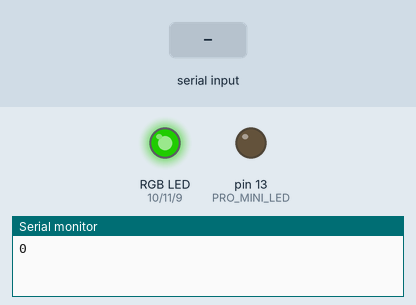
A sketch run on a simulated Arduino Uno, built with avr-gcc and run on an emulated ATmega328P. On the bench: an RGB LED mixed from three pins (HIGH = lit), output pins drawn as LEDs (lit = HIGH), the last lines printed to the serial monitor. The inputs (shaded band) are chosen by the test bench. Dim RGB values are drawn brighter than linear.

Above: at 7.4 s.
7.5 s: "1" received over Serial
At 16.8 s:
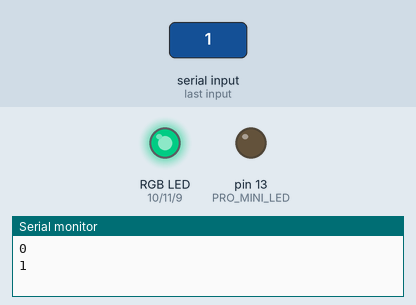
19.5 s: "0" received over Serial
At 35.0 s:
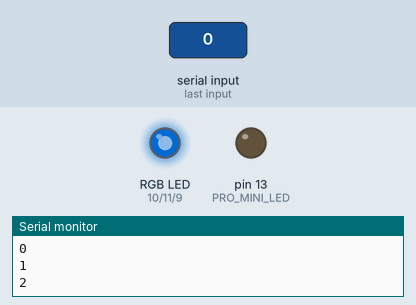
38.0 s: "2" received over Serial
Timing chart, 0 to 41.0 s (numbered marks = the images above; inputs shaded):
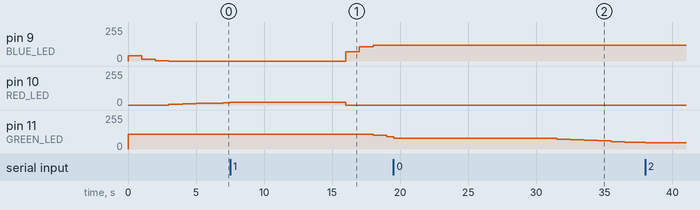

The sketch:

Electricity_Monitoring_Lamp_rx.ino
```cpp
/*
 * 27th February 2021
 * James Fotherby
 * Energy Monitoring RGB Lamp
 *
 * This software runs the energy monitoring light. It receives flash signals wirelessly from the transmitter at the electricity meter and
 * controls the PWM duty cycle to an RGB LED. The Hue is set according to the current power consumption. Blue to Red
 *
 * Finer details:
 *  - A logarithmic scale is used to select the Hue. ie. Hue = ln(Power)
 *  - We transmit the current minute's flash count over serial to a receiving raspberry pi
 *
 */

#include "Average.h"

#define     BLUE_LED        9
#define     RED_LED         10
#define     GREEN_LED       11
#define     PRO_MINI_LED    13                                                  // Flashes for each received packet (for debugging)

#define     POWER_USAGE_K   1.8e6
#define     RPI_TX_PERIOD   60000

#define     R_PWM           OCR1B
#define     G_PWM           OCR2A
#define     B_PWM           OCR1A

typedef struct {
    double r;                                                                   // a fraction between 0 and 1
    double g;                                                                   // a fraction between 0 and 1
    double b;                                                                   // a fraction between 0 and 1
} rgb;

typedef struct {
    double h;                                                                   // angle in degrees
    double s;                                                                   // a fraction between 0 and 1
    double v;                                                                   // a fraction between 0 and 1
} hsv;

static  hsv   rgb2hsv(rgb in);
static  rgb   hsv2rgb(hsv in);

void    Update_Lamp_Colour(float Power);
void    set_colour(byte R, byte G, byte B);

//-----------------------------------------------------------------------------------------------------------------------------
//#############################################################################################################################
//-----------------------------------------------------------------------------------------------------------------------------
void setup() {
  pinMode(RED_LED, OUTPUT);
  pinMode(GREEN_LED, OUTPUT);
  pinMode(BLUE_LED, OUTPUT);
  pinMode(PRO_MINI_LED, OUTPUT);

  TCCR1A = 0b10100001;
  TCCR1B = 0b00001001;                                                          // Timer1 Fast PWM, No Prescaling = 62.5KHz PWM

  TCCR2A = 0b10000011;
  TCCR2B = 0b00000001;                                                          // Timer 2Fast PWM, No Prescaling = 62.5KHz PWM

  Serial.begin(115200);                                                         // Used to recieve UART from the RF transceiver and transmit to the RPi
}

//-----------------------------------------------------------------------------------------------------------------------------
//#############################################################################################################################
//-----------------------------------------------------------------------------------------------------------------------------
void loop()
{
  static unsigned long Last_Flash_Timestamp = 0, Next_Expected_Flash_Time = 0, Flash_Interval_Time = 0;
  static unsigned long Next_RPi_Tx_Time = millis(), Flash_Count = 0;
  static float Current_Power_Consumption;

  // Wait for a flash impulse, whilst waiting, if we pass the expected flash time we update the current power every 1000ms based on the latest wait
  while(!Serial.available())  {
    if(millis() > Next_Expected_Flash_Time)                                     // Improtant, otherwise if energy usuage suddenly decreased it'd take ages to update
    {
      Next_Expected_Flash_Time += 1000;

      Flash_Interval_Time = millis() - Last_Flash_Timestamp;
      Current_Power_Consumption = POWER_USAGE_K / (float)Flash_Interval_Time;
      Update_Lamp_Colour(Current_Power_Consumption);
    }

    if(millis() >= Next_RPi_Tx_Time)
    {
      Next_RPi_Tx_Time += RPI_TX_PERIOD;
      Serial.println(Flash_Count);
    }

    delay(5);
  }

  // We get here if a flash has just occurred. Update all our metrics, clear the RX buffer and update the lamp colour
  Flash_Interval_Time       = millis() - Last_Flash_Timestamp;
  Next_Expected_Flash_Time  = millis() + Flash_Interval_Time;
  Last_Flash_Timestamp      = millis();

  digitalWrite(PRO_MINI_LED, HIGH);
  Flash_Count++;                                                                // Keep a count of flashes which we transmit every 60 seconds
  Serial.println(Flash_Count);

  while(Serial.available())  {
    delay(5);
    Serial.read();
  }
  digitalWrite(PRO_MINI_LED, LOW);

  Current_Power_Consumption = POWER_USAGE_K / (float)Flash_Interval_Time;
  Update_Lamp_Colour(Current_Power_Consumption);
}

//-----------------------------------------------------------------------------------------------------------------------------
//#############################################################################################################################
//-----------------------------------------------------------------------------------------------------------------------------
void Update_Lamp_Colour(float Power_f)
{
  static Average Average(10);                                                   // Configures a 10 sample rolling average filter

  int Avg_Power_I = (int)Power_f;
  Avg_Power_I = constrain(Avg_Power_I, 0, 7200);                                // If we're using >7.2kW we just remain cherry red
  float Avg_Power_f = (float)Average.Rolling_Average(Avg_Power_I);

  float Scaled_Power_f = 72.5 * log(1.0 + (0.005 * Avg_Power_f));               // This applies our logarithmic scaling

  Scaled_Power_f = 250.0 - Scaled_Power_f;                                      // This makes our Hue go from Blue to Red rather than vice versa
  if(Scaled_Power_f < 0.0)  {                                                   // Hue is an angle so keep it in the 0-360 range
    Scaled_Power_f = Scaled_Power_f + 360.0;
  }

  rgb rgb_out;
  hsv hsv_in;

  hsv_in.h = Scaled_Power_f;
  hsv_in.s = 1.0;
  hsv_in.v = 1.0;

  rgb_out = hsv2rgb(hsv_in);

  byte R_Fade, G_Fade, B_Fade;
  R_Fade = (byte)(rgb_out.r * 100.0);                                           // Due to different forward voltages of the R/G/B LEDs we apply different scalings
  G_Fade = (byte)(rgb_out.g * 110.0);                                           // with these PWM duties I was getting max drive currents ~500mA
  B_Fade = (byte)(rgb_out.b * 120.0);

  set_colour(R_Fade, G_Fade, B_Fade);
}

void set_colour(byte R, byte G, byte B)
{
  R_PWM = constrain(R, 0, 100);                                                 // It's important not to overdrive our LEDs.
  G_PWM = constrain(G, 0, 110);                                                 // These constraints were decided upon following some testing with a multimeter
  B_PWM = constrain(B, 0, 120);
}

hsv rgb2hsv(rgb in)
{
    hsv         out;
    double      min, max, delta;

    min = in.r < in.g ? in.r : in.g;
    min = min  < in.b ? min  : in.b;

    max = in.r > in.g ? in.r : in.g;
    max = max  > in.b ? max  : in.b;

    out.v = max;                                                                // v
    delta = max - min;
    if (delta < 0.00001)
    {
        out.s = 0;
        out.h = 0; // undefined, maybe nan?
        return out;
    }
    if( max > 0.0 ) { // NOTE: if Max is == 0, this divide would cause a crash
        out.s = (delta / max);                                                  // s
    } else {
        // if max is 0, then r = g = b = 0
        // s = 0, h is undefined
        out.s = 0.0;
        out.h = NAN;                                                            // its now undefined
        return out;
    }
    if( in.r >= max )                                                           // > is bogus, just keeps compilor happy
        out.h = ( in.g - in.b ) / delta;                                        // between yellow & magenta
    else
    if( in.g >= max )
        out.h = 2.0 + ( in.b - in.r ) / delta;                                  // between cyan & yellow
    else
        out.h = 4.0 + ( in.r - in.g ) / delta;                                  // between magenta & cyan

    out.h *= 60.0;                                                              // degrees

    if( out.h < 0.0 )
        out.h += 360.0;

    return out;
}

rgb hsv2rgb(hsv in)
{
    double      hh, p, q, t, ff;
    long        i;
    rgb         out;

    if(in.s <= 0.0) {                                                           // < is bogus, just shuts up warnings
        out.r = in.v;
        out.g = in.v;
        out.b = in.v;
        return out;
    }
    hh = in.h;
    if(hh >= 360.0) hh = 0.0;
    hh /= 60.0;
    i = (long)hh;
    ff = hh - i;
    p = in.v * (1.0 - in.s);
    q = in.v * (1.0 - (in.s * ff));
    t = in.v * (1.0 - (in.s * (1.0 - ff)));

    switch(i) {
    case 0:
        out.r = in.v;
        out.g = t;
        out.b = p;
        break;
    case 1:
        out.r = q;
        out.g = in.v;
        out.b = p;
        break;
    case 2:
        out.r = p;
        out.g = in.v;
        out.b = t;
        break;

    case 3:
        out.r = p;
        out.g = q;
        out.b = in.v;
        break;
    case 4:
        out.r = t;
        out.g = p;
        out.b = in.v;
        break;
    case 5:
    default:
        out.r = in.v;
        out.g = p;
        out.b = q;
        break;
    }
    return out;
}
```

Average.h
```cpp
#include "Arduino.h"

class Average
{
  public:
    Average(unsigned char Size);
    int Rolling_Average(int Value);
    float Fraction_Filter(float Value);
    void Set_Fraction_Filter(float Value);
    void Set_Fraction_Filter_Const(float A, float B);

  private:
    int Num_Buffer[32];
    unsigned char Index;
    unsigned char FILTER_SIZE;
    float FF_Current = 0;
    float FF_A = 0.5;
    float FF_B = 0.5;
};

Average::Average(unsigned char Size)
{
  this->FILTER_SIZE = Size;
  this->Index = 0;

  unsigned char i;
  for(i = 0;i < FILTER_SIZE;i++)
    this->Num_Buffer[i] = 0;
}

int Average::Rolling_Average(int Value)
{
  this->Num_Buffer[this->Index] = Value;                                // Put new value into buffer array.
  this->Index++;

  if(this->Index == FILTER_SIZE)                                        // Roll back Index if it overflows
    this->Index = 0;

  unsigned char i;
  long sum = 0;
  for(i = 0;i < FILTER_SIZE;i++)
    sum += this->Num_Buffer[i];

  return(sum/FILTER_SIZE);
}

float Average::Fraction_Filter(float Value)
{
  FF_Current = (FF_A*FF_Current) + (FF_B*Value);

  return(FF_Current);
}

void Average::Set_Fraction_Filter_Const(float A, float B)
{
  FF_A = A;
  FF_B = B;
}

void Average::Set_Fraction_Filter(float Value)
{
  FF_Current = Value;
}
```
